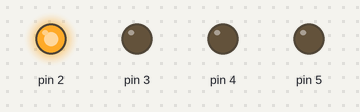
Bench run of a sketch on a simulated Arduino Uno, built with avr-gcc and run on an emulated ATmega328P. On the bench: output pins drawn as LEDs (lit = HIGH).

Above: at 0.5 s.
At 2.5 s:
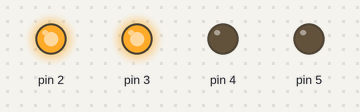
At 3.5 s:
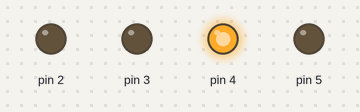
At 5.5 s:
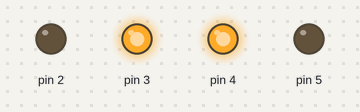
At 8.5 s:
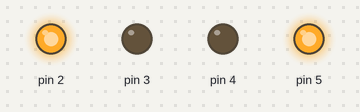
At 11.5 s:
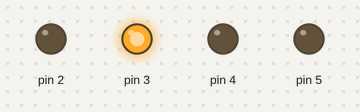
Timing chart, 0 to 13.0 s (numbered marks = the images above):
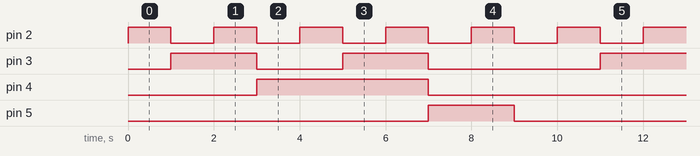

The sketch:

7447incrdisp.ino
```cpp
void sevenseg(int a, int b, int c, int d)
{
  digitalWrite(5, a);
  digitalWrite(4, b);
  digitalWrite(3, c);
  digitalWrite(2, d);
}
void setup()
{
    pinMode(5, OUTPUT);
    pinMode(4, OUTPUT);
    pinMode(3, OUTPUT);
    pinMode(2, OUTPUT);
}
void incrdisp(int a, int b, int c, int d){
    int D = ((!a)&b&c&d)|(a&(!b)&(!c)&(!d));
    int C = ((!a)&(b)&(!c))|((!a)&(!b)&(c)&(d))|((!a)&(b)&(!d));
    int B = ((!a)&(!c)&(d))|((!a)&(c)&(!d));
    int A = ((!a)&(!c)&(!d))|((!a)&(c)&(!d))|((!b)&(!c)&(!d));
    sevenseg(D, C, B, A);
}
void loop(){
incrdisp(0,0,0,0);
delay(1000);
incrdisp(0,0,0,1);
delay(1000);
incrdisp(0,0,1,0);
delay(1000);
incrdisp(0,0,1,1);
delay(1000);
incrdisp(0,1,0,0);
delay(1000);
incrdisp(0,1,0,1);
delay(1000);
incrdisp(0,1,1,0);
delay(1000);
incrdisp(0,1,1,1);
delay(1000);
incrdisp(1,0,0,0);
delay(1000);
incrdisp(1,0,0,1);
delay(1000);
}
```

Measured:
- by itself, pin 2: alternates HIGH for 1.0 s and LOW for 1.0 s
- by itself, pin 3: repeats every 10.0 s: LOW 2.0 s, HIGH 2.0 s, LOW 4.0 s, HIGH 2.0 s
- by itself, pin 4: alternates HIGH for 4.0 s and LOW for 6.0 s
- by itself, pin 5: alternates HIGH for 2.0 s and LOW for 8.0 s
